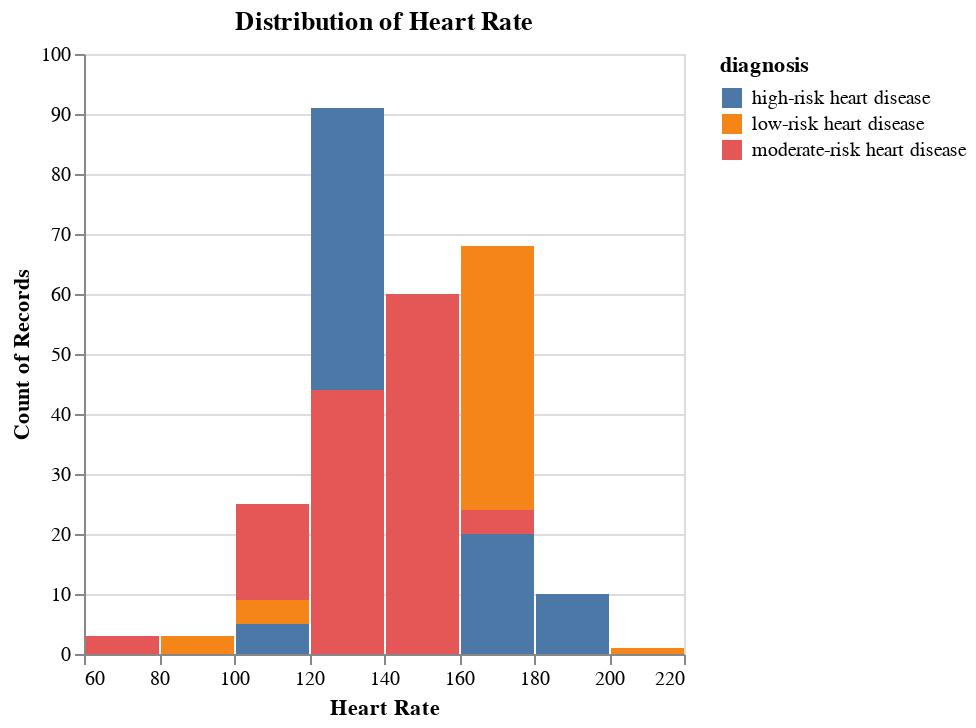

The code cell stored with this chart in its notebook:
### Code cell
# heart rate
hr_hist = alt.Chart(heart_disease_train).mark_bar().encode(
    x=alt.X("max_heart_rate:Q", bin = True).title("Heart Rate"),
    y=alt.Y("count()").stack(False),
    color = "diagnosis:N"
).properties(
    title = "Distribution of Heart Rate"
)

hr_hist

### Figure 1 — Vega-Lite specification as saved in the notebook (floating-point values rounded to 4 significant figures; data arrays with more than 128 entries replaced by an {"elided": "..."} marker saying what was removed)
{"config": {"view": {"continuousWidth": 300, "continuousHeight": 300}}, "data": {"name": "data-9dca18b945155743a5c55f6d45fa1cf1"}, "mark": {"type": "bar"}, "encoding": {"color": {"field": "diagnosis", "type": "nominal"}, "x": {"bin": true, "field": "max_heart_rate", "title": "Heart Rate", "type": "quantitative"}, "y": {"aggregate": "count", "stack": false, "type": "quantitative"}}, "title": "Distribution of Heart Rate", "$schema": "https://vega.github.io/schema/vega-lite/v5.16.3.json", "datasets": {"data-9dca18b945155743a5c55f6d45fa1cf1": {"elided": "492 records"}}}
